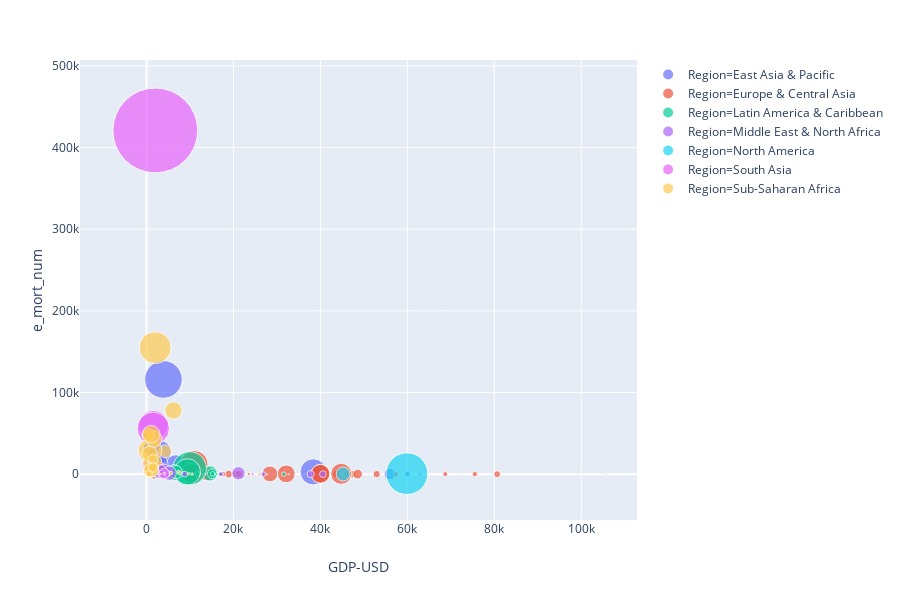

Notebook source saved alongside this figure:
### Code cell
px.scatter(merged_df2_2017, x="GDP-USD", y="e_mort_num", color="Region", size="e_pop_num", size_max=60)

### Figure 1 — Plotly figure (JSON) as saved in the notebook; plotly's stock layout.template omitted (floating-point values rounded to 4 significant figures)
{"data": [{"hoverlabel": {"namelength": 0}, "hovertemplate": "Region=East Asia & Pacific<br>GDP-USD=%{x}<br>e_mort_num=%{y}<br>e_pop_num=%{marker.size}", "legendgroup": "Region=East Asia & Pacific", "marker": {"color": "#636efa", "size": [24450561, 428697, 16005373, 905502, 263991379, 127484450, 116398, 31624264, 53127, 3075647, 53370609, 11359, 4705818, 21729, 8251162, 104918090, 196440, 5708844, 611343, 69037513, 1296311, 108020, 11192, 276244, 95540800], "sizemode": "area", "sizeref": 372000.0, "symbol": "circle"}, "mode": "markers", "name": "Region=East Asia & Pacific", "showlegend": true, "type": "scatter", "uid": "14801ecf-d5b5-473b-8a71-9c9a847b374f", "x": [55960.0, 28280.0, 1388.0, 5528.0, 3885.0, 38340.0, 1642.0, 9828.0, 3776.0, 3598.0, 1166.0, 8575.0, 41350.0, 15890.0, 2464.0, 2989.0, 4258.0, 59990.0, 2115.0, 6731.0, 2240.0, 4521.0, 3689.0, 3159.0, 2353.0], "xaxis": "x", "y": [59, 21, 3500, 39, 116000, 2800, 32, 1600, 28, 340, 32000, 1, 13, 2, 5300, 27000, 3, 57, 51, 12000, 1400, 1, 2, 24, 12000], "yaxis": "y"}, {"hoverlabel": {"namelength": 0}, "hovertemplate": "Region=Europe & Central Asia<br>GDP-USD=%{x}<br>e_mort_num=%{y}<br>e_pop_num=%{marker.size}", "legendgroup": "Region=Europe & Central Asia", "marker": {"color": "#EF553B", "size": [2930187, 2930450, 8735453, 9827589, 9468338, 11429336, 3507017, 7084571, 4189353, 1179551, 10618303, 5733551, 1309632, 5523231, 64979548, 3912061, 82114224, 11159773, 9721559, 335025, 4761657, 59359900, 18204499, 6045117, 1949670, 2890297, 583455, 4051212, 628960, 17035938, 5305383, 38170712, 10329506, 19679306, 143989754, 33400, 8790574, 5447662, 2079976, 46354321, 9910701, 8476005, 8921343, 80745020, 5758075, 44222947, 66181585, 31910641], "sizemode": "area", "sizeref": 372000.0, "symbol": "circle"}, "mode": "markers", "name": "Region=Europe & Central Asia", "showlegend": true, "type": "scatter", "uid": "1f528784-15c1-4fe7-b48b-8b2bced198bc", "x": [4539.0, 3857.0, 47380.0, 4200.0, 5757.0, 43670.0, 5181.0, 8274.0, 13380.0, 25950.0, 20410.0, 57380.0, 20240.0, 45940.0, 40050.0, 4047.0, 44770.0, 18900.0, 14260.0, 72390.0, 68720.0, 32130.0, 8953.0, 1231.0, 15650.0, 16860.0, 105700.0, 2727.0, 7779.0, 48560.0, 75510.0, 13870.0, 21330.0, 10760.0, 10960.0, 45880.0, 6284.0, 17630.0, 23500.0, 28380.0, 52920.0, 80640.0, 800.8, 10540.0, 6643.0, 2656.0, 39980.0, 1520.0], "xaxis": "x", "y": [9, 52, 43, 880, 130, 75, 130, 92, 42, 3, 44, 19, 15, 27, 510, 220, 380, 50, 55, 0, 29, 410, 200, 480, 72, 180, 2, 300, 1, 36, 14, 480, 250, 970, 12000, 0, 68, 35, 12, 310, 30, 26, 530, 430, 600, 5900, 410, 2000], "yaxis": "y"}, {"hoverlabel": {"namelength": 0}, "hovertemplate": "Region=Latin America & Caribbean<br>GDP-USD=%{x}<br>e_mort_num=%{y}<br>e_pop_num=%{marker.size}", "legendgroup": "Region=Latin America & Caribbean", "marker": {"color": "#00cc96", "size": [102012, 44271041, 105264, 395361, 285719, 374681, 11051600, 209288278, 18054726, 49065615, 4905769, 73925, 10766998, 16624858, 6377853, 107825, 16913503, 777859, 10981229, 9265067, 2890299, 129163276, 6217581, 4098587, 6811297, 32165485, 3663131, 563402, 1369125, 3456750], "sizemode": "area", "sizeref": 372000.0, "symbol": "circle"}, "mode": "markers", "name": "Region=Latin America & Caribbean", "showlegend": true, "type": "scatter", "uid": "354b5c96-e5c6-4561-9e35-1e335be66a4e", "x": [16620.0, 14590.0, 24360.0, 32660.0, 17460.0, 4828.0, 3438.0, 9928.0, 15130.0, 6325.0, 11810.0, 7819.0, 7482.0, 6217.0, 3787.0, 10450.0, 4469.0, 4578.0, 783.8, 2491.0, 5193.0, 9377.0, 2222.0, 15200.0, 5610.0, 6728.0, 31580.0, 5260.0, 16110.0, 16940.0], "xaxis": "x", "y": [0, 910, 1, 4, 3, 15, 1300, 7000, 510, 1700, 51, 0, 550, 680, 120, 0, 370, 180, 2000, 460, 16, 2800, 130, 310, 310, 2600, 8, 21, 28, 110], "yaxis": "y"}, {"hoverlabel": {"namelength": 0}, "hovertemplate": "Region=Middle East & North Africa<br>GDP-USD=%{x}<br>e_mort_num=%{y}<br>e_pop_num=%{marker.size}", "legendgroup": "Region=Middle East & North Africa", "marker": {"color": "#ab63fa", "size": [41318142, 1492584, 956985, 38274618, 8321570, 9702353, 4136528, 6082357, 6374616, 430835, 35739580, 4636262, 2639211, 32938213, 11532127, 9400145], "sizemode": "area", "sizeref": 372000.0, "symbol": "circle"}, "mode": "markers", "name": "Region=Middle East & North Africa", "showlegend": true, "type": "scatter", "uid": "ba7a293b-fe4b-4929-9410-777281a532f8", "x": [4016.0, 24400.0, 1989.0, 5211.0, 40560.0, 4202.0, 26860.0, 8778.0, 4740.0, 27710.0, 3148.0, 17130.0, 62830.0, 21150.0, 3465.0, 37730.0], "xaxis": "x", "y": [3200, 9, 300, 1100, 18, 26, 15, 59, 560, 2, 3000, 23, 9, 1100, 340, 66], "yaxis": "y"}, {"hoverlabel": {"namelength": 0}, "hovertemplate": "Region=North America<br>GDP-USD=%{x}<br>e_mort_num=%{y}<br>e_pop_num=%{marker.size}", "legendgroup": "Region=North America", "marker": {"color": "#19d3f3", "size": [36624199, 324459463], "sizemode": "area", "sizeref": 372000.0, "symbol": "circle"}, "mode": "markers", "name": "Region=North America", "showlegend": true, "type": "scatter", "uid": "9bf144b1-b47f-42dc-8f90-4842b3010828", "x": [45220.0, 59890.0], "xaxis": "x", "y": [130, 610], "yaxis": "y"}, {"hoverlabel": {"namelength": 0}, "hovertemplate": "Region=South Asia<br>GDP-USD=%{x}<br>e_mort_num=%{y}<br>e_pop_num=%{marker.size}", "legendgroup": "Region=South Asia", "marker": {"color": "#e763fa", "size": [35530081, 164669751, 807610, 1339180127, 436330, 29304998, 197015955, 20876917], "sizemode": "area", "sizeref": 372000.0, "symbol": "circle"}, "mode": "markers", "name": "Region=South Asia", "showlegend": true, "type": "scatter", "uid": "9b6f3236-a05c-416b-991a-5b058f517538", "x": [569.5, 1606.0, 2991.0, 2014.0, 13510.0, 849.0, 1546.0, 4073.0], "xaxis": "x", "y": [10000, 60000, 120, 421000, 16, 6900, 56000, 680], "yaxis": "y"}, {"hoverlabel": {"namelength": 0}, "hovertemplate": "Region=Sub-Saharan Africa<br>GDP-USD=%{x}<br>e_mort_num=%{y}<br>e_pop_num=%{marker.size}", "legendgroup": "Region=Sub-Saharan Africa", "marker": {"color": "#fecb52", "size": [29784193, 11175692, 2291661, 19193382, 10864245, 546388, 24053727, 4659080, 14899994, 813912, 24294750, 1267689, 5068831, 1367254, 104957438, 2025137, 2100568, 28833629, 12717176, 1861283, 49699862, 2233339, 4731906, 25570895, 18622104, 18541980, 4420184, 1265138, 29668834, 2533794, 21477348, 190886311, 12208407, 15850567, 94737, 7557212, 56717156, 40533330, 57310019, 7797694, 42862958, 17094130, 16529904], "sizemode": "area", "sizeref": 372000.0, "symbol": "circle"}, "mode": "markers", "name": "Region=Sub-Saharan Africa", "showlegend": true, "type": "scatter", "uid": "9a92543d-e6ac-463a-987c-ad711c7bb6df", "x": [4304.0, 832.8, 7584.0, 643.4, 312.5, 3250.0, 1441.0, 388.6, 811.8, 784.7, 1528.0, 9692.0, 979.7, 4060.0, 817.5, 7369.0, 705.0, 2038.0, 801.9, 793.6, 1695.0, 1353.0, 754.7, 447.7, 324.8, 853.9, 1113.0, 10490.0, 426.1, 5593.0, 433.7, 1995.0, 773.9, 1333.0, 15860.0, 506.0, 6182.0, 1120.0, 1064.0, 615.0, 702.2, 1501.0, 1471.0], "xaxis": "x", "y": [28000, 1500, 1200, 2000, 2400, 66, 13000, 5800, 6100, 57, 8300, 620, 660, 750, 29000, 3000, 680, 16000, 5000, 2700, 43000, 5600, 3600, 14000, 5500, 2000, 900, 25, 48000, 1500, 4300, 155000, 920, 3200, 0, 3700, 78000, 5300, 49000, 400, 25000, 18000, 8300], "yaxis": "y"}], "layout": {"grid": {"xaxes": ["x"], "xgap": 0.1, "xside": "bottom", "yaxes": ["y"], "ygap": 0.1, "yside": "left"}, "height": 600, "legend": {"itemsizing": "constant", "tracegroupgap": 0}, "margin": {"t": 60}, "xaxis": {"title": {"text": "GDP-USD"}}, "yaxis": {"title": {"text": "e_mort_num"}}}}
